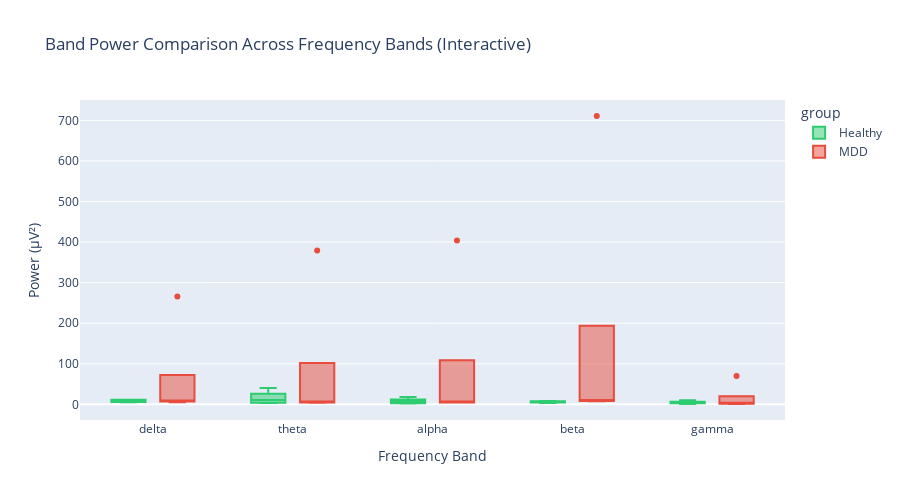

Notebook code cell kept with this figure:
### Code cell
# Interactive band power comparison
df_band_long = df_band_powers.melt(id_vars=['subject_id', 'group'], 
                                    value_vars=band_names,
                                    var_name='Band', value_name='Power')

fig = px.box(df_band_long, x='Band', y='Power', color='group',
            color_discrete_map={'Healthy': '#2ecc71', 'MDD': '#e74c3c'},
            title='Band Power Comparison Across Frequency Bands (Interactive)',
            labels={'Power': 'Power (μV²)', 'Band': 'Frequency Band'})

fig.update_layout(height=500, font=dict(size=12))
fig.show()

print("✅ Interactive plot displayed")

### Figure 1 — Plotly figure (JSON) as saved in the notebook; plotly's stock layout.template omitted (floating-point values rounded to 4 significant figures)
{"data": [{"alignmentgroup": "True", "hovertemplate": "group=Healthy<br>Frequency Band=%{x}<br>Power (μV²)=%{y}<extra></extra>", "legendgroup": "Healthy", "marker": {"color": "#2ecc71"}, "name": "Healthy", "notched": false, "offsetgroup": "Healthy", "orientation": "v", "showlegend": true, "type": "box", "x": ["delta", "delta", "delta", "delta", "delta", "theta", "theta", "theta", "theta", "theta", "alpha", "alpha", "alpha", "alpha", "alpha", "beta", "beta", "beta", "beta", "beta", "gamma", "gamma", "gamma", "gamma", "gamma"], "x0": " ", "xaxis": "x", "y": [11.09, 11.08, 7.862, 5.37, 6.12, 3.718, 3.48, 10.75, 21.58, 40.12, 6.767, 2.81, 2.095, 17.99, 9.682, 7.393, 3.175, 4.604, 7.317, 8.45, 3.047, 1.034, 2.817, 10.33, 4.873], "y0": " ", "yaxis": "y"}, {"alignmentgroup": "True", "hovertemplate": "group=MDD<br>Frequency Band=%{x}<br>Power (μV²)=%{y}<extra></extra>", "legendgroup": "MDD", "marker": {"color": "#e74c3c"}, "name": "MDD", "notched": false, "offsetgroup": "MDD", "orientation": "v", "showlegend": true, "type": "box", "x": ["delta", "delta", "delta", "delta", "delta", "theta", "theta", "theta", "theta", "theta", "alpha", "alpha", "alpha", "alpha", "alpha", "beta", "beta", "beta", "beta", "beta", "gamma", "gamma", "gamma", "gamma", "gamma"], "x0": " ", "xaxis": "x", "y": [265.5, 7.216, 8.171, 5.312, 7.387, 379.0, 4.608, 4.345, 3.782, 9.601, 403.9, 4.347, 10.29, 4.441, 6.558, 710.7, 7.273, 9.659, 8.482, 21.11, 70.04, 0.7936, 1.566, 2.154, 3.111], "y0": " ", "yaxis": "y"}], "layout": {"boxmode": "group", "font": {"size": 12}, "height": 500, "legend": {"title": {"text": "group"}, "tracegroupgap": 0}, "title": {"text": "Band Power Comparison Across Frequency Bands (Interactive)"}, "xaxis": {"anchor": "y", "domain": [0, 1], "title": {"text": "Frequency Band"}}, "yaxis": {"anchor": "x", "domain": [0, 1], "title": {"text": "Power (μV²)"}}}}
